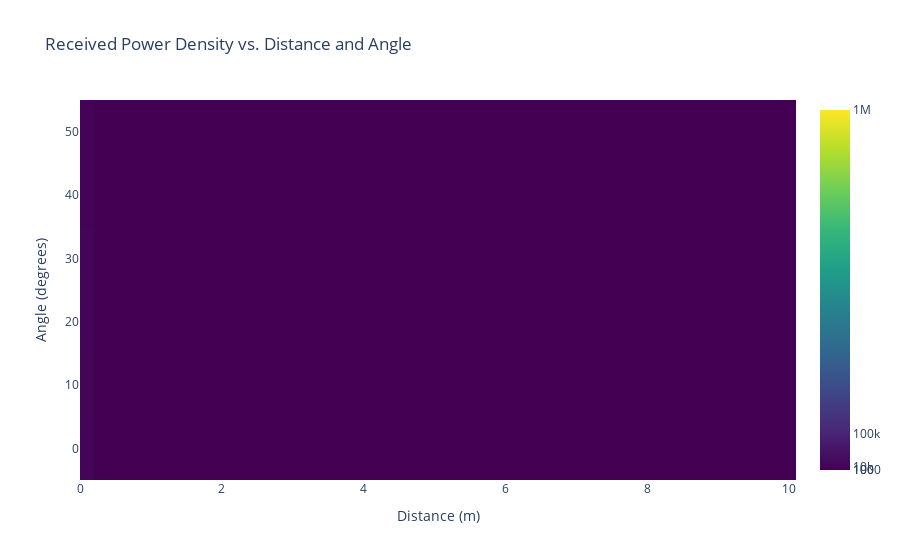
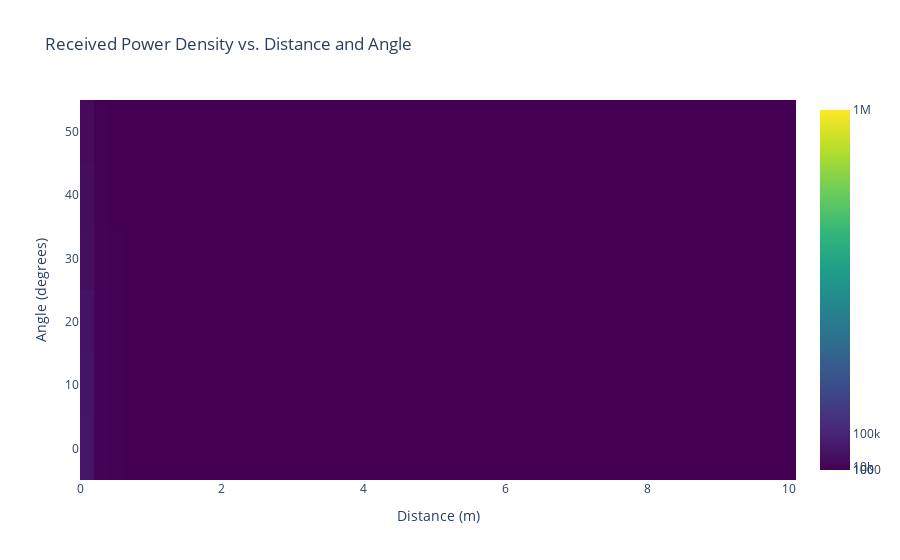
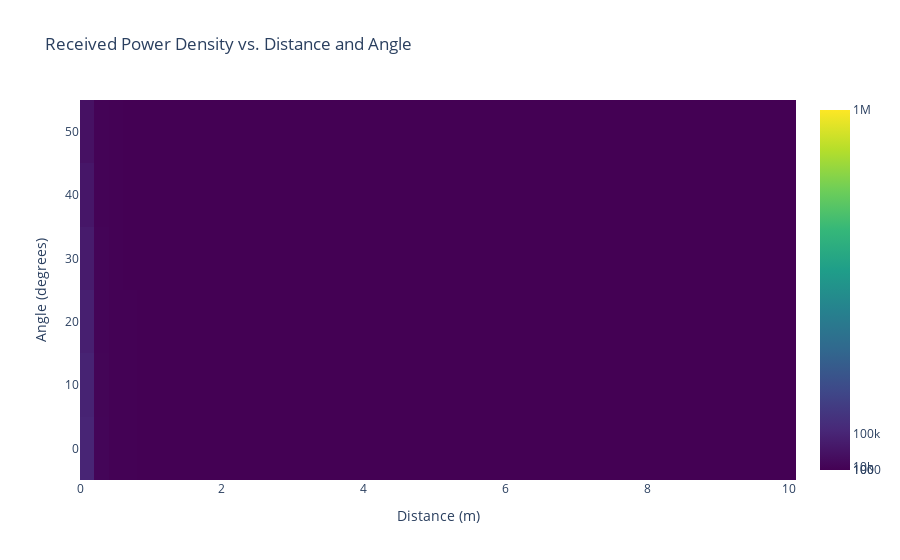

The code cell stored with these charts, in order, in its notebook:
### Code cell
import numpy as np
import plotly.graph_objects as go
import ipywidgets as widgets
from IPython.display import display

# Define radiant intensities
ANGLE_INTENSITIES = {0: 1, 10: 0.95, 20: 0.85, 30: 0.73, 40: 0.6, 50: 0.45}

# Define the function to plot the heatmap
def plot_heatmap(num_leds, led_intensity):
    RADIANT_INTENSITY = num_leds * led_intensity
    
    def received_power_density(distance, angle):
        radiant_intensity = RADIANT_INTENSITY * ANGLE_INTENSITIES.get(angle, 0)
        return (radiant_intensity / (distance**2))/22.22

    distances = np.linspace(0.1, 10, 50)
    angles = list(ANGLE_INTENSITIES.keys())
    Z = np.array([[received_power_density(x, y) for x in distances] for y in angles])

    fig = go.Figure(data=go.Heatmap(
                       z=Z,
                       x=distances,
                       y=angles,
                       colorscale='Viridis',
                       colorbar_tickvals=[100, 1000, 10000, 100000, 1000000],
                       zmin=100, 
                       zmax=1000000,
                       hoverongaps=False))

    fig.update_layout(title='Received Power Density vs. Distance and Angle',
                      xaxis=dict(title='Distance (m)'),
                      yaxis=dict(title='Angle (degrees)'),
                      hovermode='closest')

    fig.show()

# Create the widgets
num_leds_widget = widgets.IntSlider(value=1, min=1, max=20, description="Number of LEDs")
led_intensity_widget = widgets.FloatText(value=2500, description="LED Intensity (mw/sr)")

# Update the plot when widgets are changed
def update(change):
    plot_heatmap(num_leds_widget.value, led_intensity_widget.value)

num_leds_widget.observe(update, names="value")
led_intensity_widget.observe(update, names="value")

# Initial plot
plot_heatmap(num_leds_widget.value, led_intensity_widget.value)

# Display widgets below the plot
display(widgets.VBox([num_leds_widget, led_intensity_widget]))

### Figure 1 — Plotly figure (JSON) as saved in the notebook; plotly's stock layout.template omitted (floating-point values rounded to 4 significant figures; data arrays with more than 128 entries replaced by an {"elided": "..."} marker saying what was removed)
{"data": [{"colorbar": {"tickvals": [100, 1000, 10000, 100000, 1000000]}, "colorscale": [[0, "#440154"], [0.1111, "#482878"], [0.2222, "#3e4989"], [0.3333, "#31688e"], [0.4444, "#26828e"], [0.5556, "#1f9e89"], [0.6667, "#35b779"], [0.7778, "#6ece58"], [0.8889, "#b5de2b"], [1, "#fde725"]], "hoverongaps": false, "type": "heatmap", "x": [0.1, 0.302, 0.5041, 0.7061, 0.9082, 1.11, 1.312, 1.514, 1.716, 1.918, 2.12, 2.322, 2.524, 2.727, 2.929, 3.131, 3.333, 3.535, 3.737, 3.939, 4.141, 4.343, 4.545, 4.747, 4.949, 5.151, 5.353, 5.555, 5.757, 5.959, 6.161, 6.363, 6.565, 6.767, 6.969, 7.171, 7.373, 7.576, 7.778, 7.98, 8.182, 8.384, 8.586, 8.788, 8.99, 9.192, 9.394, 9.596, 9.798, 10], "y": [0, 10, 20, 30, 40, 50], "z": {"elided": "6x50 float values"}, "zmax": 1000000, "zmin": 100}], "layout": {"hovermode": "closest", "title": {"text": "Received Power Density vs. Distance and Angle"}, "xaxis": {"title": {"text": "Distance (m)"}}, "yaxis": {"title": {"text": "Angle (degrees)"}}}}

### Figure 2 — Plotly figure (JSON) as saved in the notebook; plotly's stock layout.template omitted (floating-point values rounded to 4 significant figures; data arrays with more than 128 entries replaced by an {"elided": "..."} marker saying what was removed)
{"data": [{"colorbar": {"tickvals": [100, 1000, 10000, 100000, 1000000]}, "colorscale": [[0, "#440154"], [0.1111, "#482878"], [0.2222, "#3e4989"], [0.3333, "#31688e"], [0.4444, "#26828e"], [0.5556, "#1f9e89"], [0.6667, "#35b779"], [0.7778, "#6ece58"], [0.8889, "#b5de2b"], [1, "#fde725"]], "hoverongaps": false, "type": "heatmap", "x": [0.1, 0.302, 0.5041, 0.7061, 0.9082, 1.11, 1.312, 1.514, 1.716, 1.918, 2.12, 2.322, 2.524, 2.727, 2.929, 3.131, 3.333, 3.535, 3.737, 3.939, 4.141, 4.343, 4.545, 4.747, 4.949, 5.151, 5.353, 5.555, 5.757, 5.959, 6.161, 6.363, 6.565, 6.767, 6.969, 7.171, 7.373, 7.576, 7.778, 7.98, 8.182, 8.384, 8.586, 8.788, 8.99, 9.192, 9.394, 9.596, 9.798, 10], "y": [0, 10, 20, 30, 40, 50], "z": {"elided": "6x50 float values"}, "zmax": 1000000, "zmin": 100}], "layout": {"hovermode": "closest", "title": {"text": "Received Power Density vs. Distance and Angle"}, "xaxis": {"title": {"text": "Distance (m)"}}, "yaxis": {"title": {"text": "Angle (degrees)"}}}}

### Figure 3 — Plotly figure (JSON) as saved in the notebook; plotly's stock layout.template omitted (floating-point values rounded to 4 significant figures; data arrays with more than 128 entries replaced by an {"elided": "..."} marker saying what was removed)
{"data": [{"colorbar": {"tickvals": [100, 1000, 10000, 100000, 1000000]}, "colorscale": [[0, "#440154"], [0.1111, "#482878"], [0.2222, "#3e4989"], [0.3333, "#31688e"], [0.4444, "#26828e"], [0.5556, "#1f9e89"], [0.6667, "#35b779"], [0.7778, "#6ece58"], [0.8889, "#b5de2b"], [1, "#fde725"]], "hoverongaps": false, "type": "heatmap", "x": [0.1, 0.302, 0.5041, 0.7061, 0.9082, 1.11, 1.312, 1.514, 1.716, 1.918, 2.12, 2.322, 2.524, 2.727, 2.929, 3.131, 3.333, 3.535, 3.737, 3.939, 4.141, 4.343, 4.545, 4.747, 4.949, 5.151, 5.353, 5.555, 5.757, 5.959, 6.161, 6.363, 6.565, 6.767, 6.969, 7.171, 7.373, 7.576, 7.778, 7.98, 8.182, 8.384, 8.586, 8.788, 8.99, 9.192, 9.394, 9.596, 9.798, 10], "y": [0, 10, 20, 30, 40, 50], "z": {"elided": "6x50 float values"}, "zmax": 1000000, "zmin": 100}], "layout": {"hovermode": "closest", "title": {"text": "Received Power Density vs. Distance and Angle"}, "xaxis": {"title": {"text": "Distance (m)"}}, "yaxis": {"title": {"text": "Angle (degrees)"}}}}
